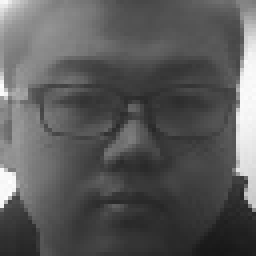
#> input picture face_dynamic/wrx/1.jpg, 64 x 64 px (shown 4 times larger)
$ python '动态人脸识别.py'
#> lines starting #> are read from the running program, lines starting #| are printed output that depends on the picture
import cv2
import os
import numpy as np
def load_data():
    listdir=os.listdir('./face_dynamic')
    # [8 lines of commented-out code are left out]
    dirs=[d for d in listdir if not d.endswith('.py')]
    print(dirs)
    faces=[]
    target=[i for i in range(len(dirs))]*10
    for dir in dirs:
        for i in range(1,11):
            gray=cv2.imread('./face_dynamic/%s/%d.jpg'%(dir,i))#三维图片
#> gray is the input picture: shape (64, 64, 3); min 23, max 254, mean 89.7
            gray_=gray[:,:,0]
            gray_=cv2.equalizeHist(gray_)
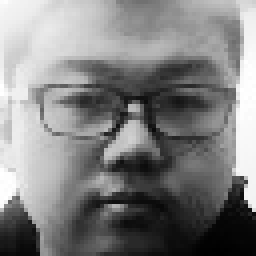
#> gray_: shape (64, 64) (shown 4 times larger); min 0, max 255, mean 128.7
            faces.append(gray_)
    faces=np.asarray(faces)
    target=np.asarray(target)
    target.sort()
    return faces,target,dirs

# [75 lines left out: functions split_data, take_photo, take_faces, dynamic_recognizer_face, not called in this run]


if __name__ == '__main__':
    # take_faces()
    #加载数据
#> (the run stopped early here; a loop or call above may not have finished)
